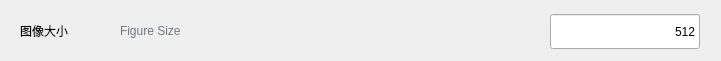
    <widget class="SimpleCardWidget" name="ModelParaArea_2">
     <property name="geometry">
      <rect>
       <x>0</x>
       <y>650</y>
       <width>721</width>
       <height>61</height>
      </rect>
     </property>
     <widget class="QWidget" name="FigureSizeArea" native="true">
      <property name="geometry">
       <rect>
        <x>10</x>
        <y>10</y>
        <width>700</width>
        <height>41</height>
       </rect>
      </property>
      <property name="styleSheet">
       <string notr="true">QWidget#FigureSizeArea:hover{
	background: rgba(20,140,211,0.03);
	border-radius: 7px;
}</string>
      </property>
      <layout class="QHBoxLayout" name="horizontalLayout_12" stretch="0,0,0,1,0,0">
       <property name="spacing">
        <number>0</number>
       </property>
       <property name="leftMargin">
        <number>0</number>
       </property>
       <property name="topMargin">
        <number>0</number>
       </property>
       <property name="rightMargin">
        <number>0</number>
       </property>
       <property name="bottomMargin">
        <number>0</number>
       </property>
       <item>
        <spacer name="MaxEpochSpacer2_8">
         <property name="orientation">
          <enum>Qt::Horizontal</enum>
         </property>
         <property name="sizeHint" stdset="0">
          <size>
           <width>10</width>
           <height>20</height>
          </size>
         </property>
        </spacer>
       </item>
       <item>
        <widget class="StrongBodyLabel" name="MaxEpoch_CN_8">
         <property name="minimumSize">
          <size>
           <width>100</width>
           <height>0</height>
          </size>
         </property>
         <property name="maximumSize">
          <size>
           <width>100</width>
           <height>16777215</height>
          </size>
         </property>
         <property name="text">
          <string>图像大小</string>
         </property>
        </widget>
       </item>
       <item>
        <widget class="CaptionLabel" name="MaxEpoch_EN_8">
         <property name="minimumSize">
          <size>
           <width>100</width>
           <height>0</height>
          </size>
         </property>
         <property name="maximumSize">
          <size>
           <width>100</width>
           <height>16777215</height>
          </size>
         </property>
         <property name="styleSheet">
          <string notr="true">color: rgb(116, 120, 122);</string>
         </property>
         <property name="text">
          <string>Figure Size</string>
         </property>
        </widget>
       </item>
       <item>
        <spacer name="MaxEpochSpacer1_8">
         <property name="orientation">
          <enum>Qt::Horizontal</enum>
         </property>
         <property name="sizeHint" stdset="0">
          <size>
           <width>40</width>
           <height>20</height>
          </size>
         </property>
        </spacer>
       </item>
       <item>
        <widget class="EditableComboBox" name="FigureSizeBox">
         <property name="minimumSize">
          <size>
           <width>150</width>
           <height>35</height>
          </size>
         </property>
         <property name="maximumSize">
          <size>
           <width>150</width>
           <height>33</height>
          </size>
         </property>
         <property name="text">
          <string>512</string>
         </property>
         <property name="alignment">
          <set>Qt::AlignRight|Qt::AlignTrailing|Qt::AlignVCenter</set>
         </property>
        </widget>
       </item>
       <item>
        <spacer name="MaxEpochSpacer3_8">
         <property name="orientation">
          <enum>Qt::Horizontal</enum>
         </property>
         <property name="sizeHint" stdset="0">
          <size>
           <width>10</width>
           <height>20</height>
          </size>
         </property>
        </spacer>
       </item>
      </layout>
     </widget>
    </widget>
